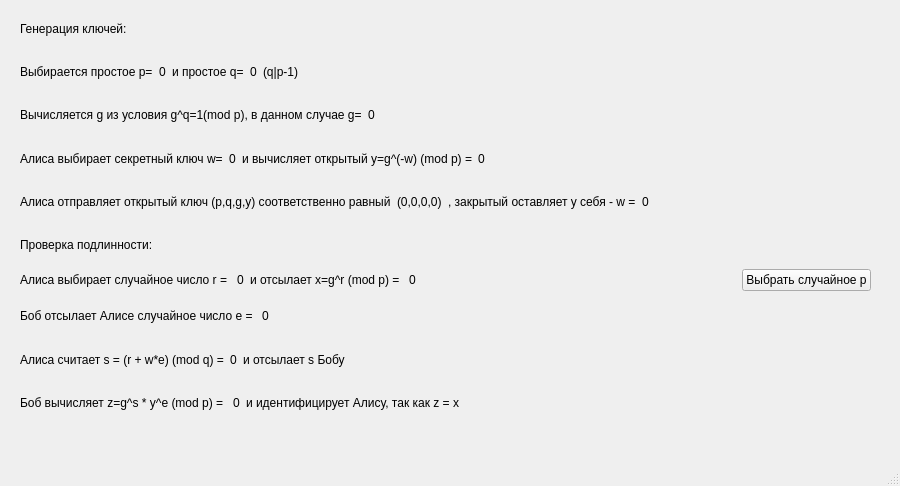
<?xml version="1.0" encoding="UTF-8"?>
<ui version="4.0">
 <class>MainWindow</class>
 <widget class="QMainWindow" name="MainWindow">
  <property name="geometry">
   <rect>
    <x>0</x>
    <y>0</y>
    <width>900</width>
    <height>486</height>
   </rect>
  </property>
  <property name="windowTitle">
   <string>MainWindow</string>
  </property>
  <widget class="QWidget" name="centralwidget">
   <widget class="QWidget" name="verticalLayoutWidget">
    <property name="geometry">
     <rect>
      <x>20</x>
      <y>10</y>
      <width>851</width>
      <height>411</height>
     </rect>
    </property>
    <layout class="QVBoxLayout" name="verticalLayout">
     <property name="leftMargin">
      <number>0</number>
     </property>
     <property name="rightMargin">
      <number>0</number>
     </property>
     <item>
      <widget class="QLabel" name="label_18">
       <property name="text">
        <string>Генерация ключей:</string>
       </property>
      </widget>
     </item>
     <item>
      <layout class="QGridLayout" name="gridLayout">
       <property name="leftMargin">
        <number>0</number>
       </property>
       <item row="0" column="1">
        <widget class="QLabel" name="label_p">
         <property name="text">
          <string>0</string>
         </property>
        </widget>
       </item>
       <item row="0" column="4">
        <widget class="QLabel" name="label_3">
         <property name="text">
          <string>(q|p-1)</string>
         </property>
        </widget>
       </item>
       <item row="0" column="0">
        <widget class="QLabel" name="label">
         <property name="text">
          <string>Выбирается простое p=</string>
         </property>
        </widget>
       </item>
       <item row="0" column="5">
        <spacer name="horizontalSpacer_8">
         <property name="orientation">
          <enum>Qt::Horizontal</enum>
         </property>
         <property name="sizeHint" stdset="0">
          <size>
           <width>40</width>
           <height>20</height>
          </size>
         </property>
        </spacer>
       </item>
       <item row="0" column="3">
        <widget class="QLabel" name="label_q">
         <property name="text">
          <string>0</string>
         </property>
        </widget>
       </item>
       <item row="0" column="2">
        <widget class="QLabel" name="label_2">
         <property name="text">
          <string>и простое q=</string>
         </property>
        </widget>
       </item>
      </layout>
     </item>
     <item>
      <layout class="QGridLayout" name="gridLayout_2">
       <property name="leftMargin">
        <number>0</number>
       </property>
       <item row="0" column="1">
        <widget class="QLabel" name="label_g">
         <property name="text">
          <string>0</string>
         </property>
        </widget>
       </item>
       <item row="0" column="0">
        <widget class="QLabel" name="label_4">
         <property name="text">
          <string>Вычисляется g из условия g^q=1(mod p), в данном случае g=</string>
         </property>
        </widget>
       </item>
       <item row="0" column="2">
        <spacer name="horizontalSpacer_7">
         <property name="orientation">
          <enum>Qt::Horizontal</enum>
         </property>
         <property name="sizeHint" stdset="0">
          <size>
           <width>40</width>
           <height>20</height>
          </size>
         </property>
        </spacer>
       </item>
      </layout>
     </item>
     <item>
      <layout class="QGridLayout" name="gridLayout_3">
       <property name="leftMargin">
        <number>0</number>
       </property>
       <item row="0" column="0">
        <widget class="QLabel" name="label_5">
         <property name="text">
          <string>Алиса выбирает секретный ключ w=</string>
         </property>
        </widget>
       </item>
       <item row="0" column="1">
        <widget class="QLabel" name="label_w">
         <property name="text">
          <string>0</string>
         </property>
        </widget>
       </item>
       <item row="0" column="4">
        <spacer name="horizontalSpacer_6">
         <property name="orientation">
          <enum>Qt::Horizontal</enum>
         </property>
         <property name="sizeHint" stdset="0">
          <size>
           <width>40</width>
           <height>20</height>
          </size>
         </property>
        </spacer>
       </item>
       <item row="0" column="2">
        <widget class="QLabel" name="label_6">
         <property name="text">
          <string>и вычисляет открытый y=g^(-w) (mod p) =</string>
         </property>
        </widget>
       </item>
       <item row="0" column="3">
        <widget class="QLabel" name="label_y">
         <property name="minimumSize">
          <size>
           <width>20</width>
           <height>0</height>
          </size>
         </property>
         <property name="text">
          <string>0</string>
         </property>
        </widget>
       </item>
      </layout>
     </item>
     <item>
      <layout class="QGridLayout" name="gridLayout_4">
       <property name="leftMargin">
        <number>0</number>
       </property>
       <item row="0" column="2">
        <widget class="QLabel" name="label_7">
         <property name="text">
          <string>, закрытый оставляет у себя - w =</string>
         </property>
        </widget>
       </item>
       <item row="0" column="0">
        <widget class="QLabel" name="label_8">
         <property name="text">
          <string>Алиса отправляет открытый ключ (p,q,g,y) соответственно равный</string>
         </property>
        </widget>
       </item>
       <item row="0" column="1">
        <widget class="QLabel" name="biglabel">
         <property name="text">
          <string>(0,0,0,0)</string>
         </property>
        </widget>
       </item>
       <item row="0" column="3">
        <widget class="QLabel" name="label_w_2">
         <property name="minimumSize">
          <size>
           <width>20</width>
           <height>0</height>
          </size>
         </property>
         <property name="text">
          <string>0</string>
         </property>
        </widget>
       </item>
       <item row="0" column="4">
        <spacer name="horizontalSpacer_5">
         <property name="orientation">
          <enum>Qt::Horizontal</enum>
         </property>
         <property name="sizeHint" stdset="0">
          <size>
           <width>40</width>
           <height>20</height>
          </size>
         </property>
        </spacer>
       </item>
      </layout>
     </item>
     <item>
      <widget class="QLabel" name="label_19">
       <property name="text">
        <string>Проверка подлинности:</string>
       </property>
      </widget>
     </item>
     <item>
      <layout class="QGridLayout" name="gridLayout_5">
       <property name="leftMargin">
        <number>0</number>
       </property>
       <item row="0" column="2">
        <widget class="QLabel" name="label_14">
         <property name="text">
          <string>и отсылает x=g^r (mod p) = </string>
         </property>
        </widget>
       </item>
       <item row="0" column="0">
        <widget class="QLabel" name="label_15">
         <property name="text">
          <string>Алиса выбирает случайное число r = </string>
         </property>
        </widget>
       </item>
       <item row="0" column="1">
        <widget class="QLabel" name="label_r">
         <property name="text">
          <string>0</string>
         </property>
        </widget>
       </item>
       <item row="0" column="4">
        <spacer name="horizontalSpacer_4">
         <property name="orientation">
          <enum>Qt::Horizontal</enum>
         </property>
         <property name="sizeHint" stdset="0">
          <size>
           <width>40</width>
           <height>20</height>
          </size>
         </property>
        </spacer>
       </item>
       <item row="0" column="3">
        <widget class="QLabel" name="label_x">
         <property name="text">
          <string>0</string>
         </property>
        </widget>
       </item>
       <item row="0" column="5">
        <widget class="QPushButton" name="pushButton">
         <property name="text">
          <string>Выбрать случайное p</string>
         </property>
        </widget>
       </item>
      </layout>
     </item>
     <item>
      <layout class="QGridLayout" name="gridLayout_6">
       <property name="leftMargin">
        <number>0</number>
       </property>
       <item row="0" column="1">
        <widget class="QLabel" name="label_e">
         <property name="text">
          <string>0</string>
         </property>
        </widget>
       </item>
       <item row="0" column="0">
        <widget class="QLabel" name="label_16">
         <property name="text">
          <string>Боб отсылает Алисе случайное число e = </string>
         </property>
        </widget>
       </item>
       <item row="0" column="2">
        <spacer name="horizontalSpacer_3">
         <property name="orientation">
          <enum>Qt::Horizontal</enum>
         </property>
         <property name="sizeHint" stdset="0">
          <size>
           <width>40</width>
           <height>20</height>
          </size>
         </property>
        </spacer>
       </item>
      </layout>
     </item>
     <item>
      <layout class="QGridLayout" name="gridLayout_7">
       <property name="leftMargin">
        <number>0</number>
       </property>
       <item row="0" column="1">
        <widget class="QLabel" name="label_s">
         <property name="text">
          <string>0</string>
         </property>
        </widget>
       </item>
       <item row="0" column="0">
        <widget class="QLabel" name="label_20">
         <property name="text">
          <string>Алиса считает s = (r + w*e) (mod q) =</string>
         </property>
        </widget>
       </item>
       <item row="0" column="2">
        <widget class="QLabel" name="label_25">
         <property name="text">
          <string>и отсылает s Бобу</string>
         </property>
        </widget>
       </item>
       <item row="0" column="3">
        <spacer name="horizontalSpacer_2">
         <property name="orientation">
          <enum>Qt::Horizontal</enum>
         </property>
         <property name="sizeHint" stdset="0">
          <size>
           <width>40</width>
           <height>20</height>
          </size>
         </property>
        </spacer>
       </item>
      </layout>
     </item>
     <item>
      <layout class="QGridLayout" name="gridLayout_8">
       <property name="leftMargin">
        <number>0</number>
       </property>
       <item row="0" column="0">
        <widget class="QLabel" name="label_21">
         <property name="text">
          <string>Боб вычисляет z=g^s * y^e (mod p) = </string>
         </property>
        </widget>
       </item>
       <item row="0" column="2">
        <widget class="QLabel" name="label_27">
         <property name="text">
          <string>и идентифицирует Алису, так как z = x</string>
         </property>
        </widget>
       </item>
       <item row="0" column="1">
        <widget class="QLabel" name="label_z">
         <property name="text">
          <string>0</string>
         </property>
        </widget>
       </item>
       <item row="0" column="3">
        <spacer name="horizontalSpacer">
         <property name="orientation">
          <enum>Qt::Horizontal</enum>
         </property>
         <property name="sizeHint" stdset="0">
          <size>
           <width>40</width>
           <height>20</height>
          </size>
         </property>
        </spacer>
       </item>
      </layout>
     </item>
    </layout>
   </widget>
  </widget>
  <widget class="QMenuBar" name="menubar">
   <property name="geometry">
    <rect>
     <x>0</x>
     <y>0</y>
     <width>900</width>
     <height>26</height>
    </rect>
   </property>
  </widget>
  <widget class="QStatusBar" name="statusbar"/>
 </widget>
 <resources/>
 <connections/>
</ui>
